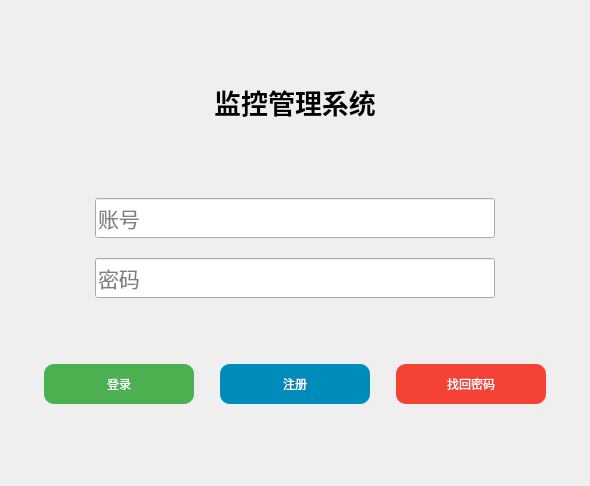
<?xml version="1.0" encoding="UTF-8"?>
<ui version="4.0">
 <class>LoginWindow</class>
 <widget class="QWidget" name="LoginWindow">
  <property name="geometry">
   <rect>
    <x>0</x>
    <y>0</y>
    <width>590</width>
    <height>486</height>
   </rect>
  </property>
  <property name="windowTitle">
   <string>Login</string>
  </property>
  <property name="windowIcon">
   <iconset>
    <normaloff>resources/icons/login_icon.png</normaloff>
    <normalon>resources/icons/login_icon.png</normalon>resources/icons/login_icon.png</iconset>
  </property>
  <property name="styleSheet">
   <string notr="true">
    QWidget#LoginWindow {
      background-image: url(:/data/bg.jpg);
      background-repeat: no-repeat;
      background-position: center;
    }
   </string>
  </property>
  <property name="fixedSize" stdset="0">
   <size>
    <width>560</width>
    <height>485</height>
   </size>
  </property>
  <layout class="QVBoxLayout" name="verticalLayout">
   <item>
    <spacer name="verticalSpacer">
     <property name="orientation">
      <enum>Qt::Vertical</enum>
     </property>
     <property name="sizeHint" stdset="0">
      <size>
       <width>20</width>
       <height>20</height>
      </size>
     </property>
    </spacer>
   </item>
   <item>
    <widget class="QLabel" name="title_label">
     <property name="font">
      <font>
       <pointsize>20</pointsize>
       <weight>75</weight>
       <bold>true</bold>
      </font>
     </property>
     <property name="text">
      <string>监控管理系统</string>
     </property>
     <property name="alignment">
      <set>Qt::AlignCenter</set>
     </property>
    </widget>
   </item>
   <item>
    <spacer name="verticalSpacer_3">
     <property name="orientation">
      <enum>Qt::Vertical</enum>
     </property>
     <property name="sizeHint" stdset="0">
      <size>
       <width>20</width>
       <height>20</height>
      </size>
     </property>
    </spacer>
   </item>
   <item>
    <layout class="QGridLayout" name="gridLayout">
     <property name="spacing">
      <number>20</number>
     </property>
     <item row="1" column="0">
      <spacer name="horizontalSpacer">
       <property name="orientation">
        <enum>Qt::Horizontal</enum>
       </property>
       <property name="sizeHint" stdset="0">
        <size>
         <width>40</width>
         <height>20</height>
        </size>
       </property>
      </spacer>
     </item>
     <item row="2" column="1" colspan="2">
      <widget class="QLineEdit" name="password_input">
       <property name="minimumSize">
        <size>
         <width>400</width>
         <height>40</height>
        </size>
       </property>
       <property name="font">
        <font>
         <pointsize>16</pointsize>
        </font>
       </property>
       <property name="echoMode">
        <enum>QLineEdit::Password</enum>
       </property>
       <property name="placeholderText">
        <string>密码</string>
       </property>
      </widget>
     </item>
     <item row="1" column="1" colspan="2">
      <widget class="QLineEdit" name="username_input">
       <property name="minimumSize">
        <size>
         <width>400</width>
         <height>40</height>
        </size>
       </property>
       <property name="font">
        <font>
         <pointsize>16</pointsize>
        </font>
       </property>
       <property name="placeholderText">
        <string>账号</string>
       </property>
      </widget>
     </item>
     <item row="1" column="3">
      <spacer name="horizontalSpacer_4">
       <property name="orientation">
        <enum>Qt::Horizontal</enum>
       </property>
       <property name="sizeHint" stdset="0">
        <size>
         <width>40</width>
         <height>20</height>
        </size>
       </property>
      </spacer>
     </item>
     <item row="2" column="0">
      <spacer name="horizontalSpacer_2">
       <property name="orientation">
        <enum>Qt::Horizontal</enum>
       </property>
       <property name="sizeHint" stdset="0">
        <size>
         <width>40</width>
         <height>20</height>
        </size>
       </property>
      </spacer>
     </item>
     <item row="2" column="3">
      <spacer name="horizontalSpacer_3">
       <property name="orientation">
        <enum>Qt::Horizontal</enum>
       </property>
       <property name="sizeHint" stdset="0">
        <size>
         <width>40</width>
         <height>20</height>
        </size>
       </property>
      </spacer>
     </item>
    </layout>
   </item>
   <item>
    <spacer name="horizontalSpacer_5">
     <property name="orientation">
      <enum>Qt::Horizontal</enum>
     </property>
     <property name="sizeHint" stdset="0">
      <size>
       <width>40</width>
       <height>20</height>
      </size>
     </property>
    </spacer>
   </item>
   <item>
    <spacer name="horizontalSpacer_11">
     <property name="orientation">
      <enum>Qt::Horizontal</enum>
     </property>
     <property name="sizeHint" stdset="0">
      <size>
       <width>40</width>
       <height>20</height>
      </size>
     </property>
    </spacer>
   </item>
   <item>
    <spacer name="horizontalSpacer_10">
     <property name="orientation">
      <enum>Qt::Horizontal</enum>
     </property>
     <property name="sizeHint" stdset="0">
      <size>
       <width>40</width>
       <height>20</height>
      </size>
     </property>
    </spacer>
   </item>
   <item>
    <layout class="QHBoxLayout" name="horizontalLayout">
     <property name="spacing">
      <number>15</number>
     </property>
     <item>
      <spacer name="horizontalSpacer_6">
       <property name="orientation">
        <enum>Qt::Horizontal</enum>
       </property>
       <property name="sizeHint" stdset="0">
        <size>
         <width>40</width>
         <height>20</height>
        </size>
       </property>
      </spacer>
     </item>
     <item>
      <spacer name="horizontalSpacer_14">
       <property name="orientation">
        <enum>Qt::Horizontal</enum>
       </property>
       <property name="sizeHint" stdset="0">
        <size>
         <width>40</width>
         <height>20</height>
        </size>
       </property>
      </spacer>
     </item>
     <item>
      <spacer name="horizontalSpacer_12">
       <property name="orientation">
        <enum>Qt::Horizontal</enum>
       </property>
       <property name="sizeHint" stdset="0">
        <size>
         <width>40</width>
         <height>20</height>
        </size>
       </property>
      </spacer>
     </item>
     <item>
      <widget class="QPushButton" name="login_button">
       <property name="minimumSize">
        <size>
         <width>150</width>
         <height>40</height>
        </size>
       </property>
       <property name="styleSheet">
        <string>
          QPushButton {
            background-color: #4CAF50;
            color: white;
            border-radius: 10px;
          }
          QPushButton:hover {
            background-color: #45a049;
          }
        </string>
       </property>
       <property name="text">
        <string>登录</string>
       </property>
      </widget>
     </item>
     <item>
      <spacer name="horizontalSpacer_8">
       <property name="orientation">
        <enum>Qt::Horizontal</enum>
       </property>
       <property name="sizeHint" stdset="0">
        <size>
         <width>40</width>
         <height>20</height>
        </size>
       </property>
      </spacer>
     </item>
     <item>
      <widget class="QPushButton" name="register_button">
       <property name="minimumSize">
        <size>
         <width>150</width>
         <height>40</height>
        </size>
       </property>
       <property name="styleSheet">
        <string>
          QPushButton {
            background-color: #008CBA;
            color: white;
            border-radius: 10px;
          }
          QPushButton:hover {
            background-color: #007BB5;
          }
        </string>
       </property>
       <property name="text">
        <string>注册</string>
       </property>
      </widget>
     </item>
     <item>
      <spacer name="horizontalSpacer_7">
       <property name="orientation">
        <enum>Qt::Horizontal</enum>
       </property>
       <property name="sizeHint" stdset="0">
        <size>
         <width>40</width>
         <height>20</height>
        </size>
       </property>
      </spacer>
     </item>
     <item>
      <widget class="QPushButton" name="reset_password_button">
       <property name="minimumSize">
        <size>
         <width>150</width>
         <height>40</height>
        </size>
       </property>
       <property name="styleSheet">
        <string>
          QPushButton {
            background-color: #f44336;
            color: white;
            border-radius: 10px;
          }
          QPushButton:hover {
            background-color: #da190b;
          }
        </string>
       </property>
       <property name="text">
        <string>找回密码</string>
       </property>
      </widget>
     </item>
     <item>
      <spacer name="horizontalSpacer_13">
       <property name="orientation">
        <enum>Qt::Horizontal</enum>
       </property>
       <property name="sizeHint" stdset="0">
        <size>
         <width>40</width>
         <height>20</height>
        </size>
       </property>
      </spacer>
     </item>
     <item>
      <spacer name="horizontalSpacer_15">
       <property name="orientation">
        <enum>Qt::Horizontal</enum>
       </property>
       <property name="sizeHint" stdset="0">
        <size>
         <width>40</width>
         <height>20</height>
        </size>
       </property>
      </spacer>
     </item>
     <item>
      <spacer name="horizontalSpacer_9">
       <property name="orientation">
        <enum>Qt::Horizontal</enum>
       </property>
       <property name="sizeHint" stdset="0">
        <size>
         <width>40</width>
         <height>20</height>
        </size>
       </property>
      </spacer>
     </item>
    </layout>
   </item>
   <item>
    <spacer name="verticalSpacer_2">
     <property name="orientation">
      <enum>Qt::Vertical</enum>
     </property>
     <property name="sizeHint" stdset="0">
      <size>
       <width>20</width>
       <height>40</height>
      </size>
     </property>
    </spacer>
   </item>
  </layout>
 </widget>
 <resources>
  <include location="../data/source.qrc"/>
 </resources>
 <connections>
  <connection>
   <sender>login_button</sender>
   <signal>clicked()</signal>
   <receiver>LoginWindow</receiver>
   <slot>l_login()</slot>
   <hints>
    <hint type="sourcelabel">
     <x>109</x>
     <y>279</y>
    </hint>
    <hint type="destinationlabel">
     <x>315</x>
     <y>188</y>
    </hint>
   </hints>
  </connection>
  <connection>
   <sender>register_button</sender>
   <signal>clicked()</signal>
   <receiver>LoginWindow</receiver>
   <slot>l_register()</slot>
   <hints>
    <hint type="sourcelabel">
     <x>315</x>
     <y>279</y>
    </hint>
    <hint type="destinationlabel">
     <x>315</x>
     <y>188</y>
    </hint>
   </hints>
  </connection>
  <connection>
   <sender>reset_password_button</sender>
   <signal>clicked()</signal>
   <receiver>LoginWindow</receiver>
   <slot>l_reset_password()</slot>
   <hints>
    <hint type="sourcelabel">
     <x>521</x>
     <y>279</y>
    </hint>
    <hint type="destinationlabel">
     <x>315</x>
     <y>188</y>
    </hint>
   </hints>
  </connection>
 </connections>
 <slots>
  <slot>l_login()</slot>
  <slot>l_register()</slot>
  <slot>l_reset_password()</slot>
 </slots>
</ui>
